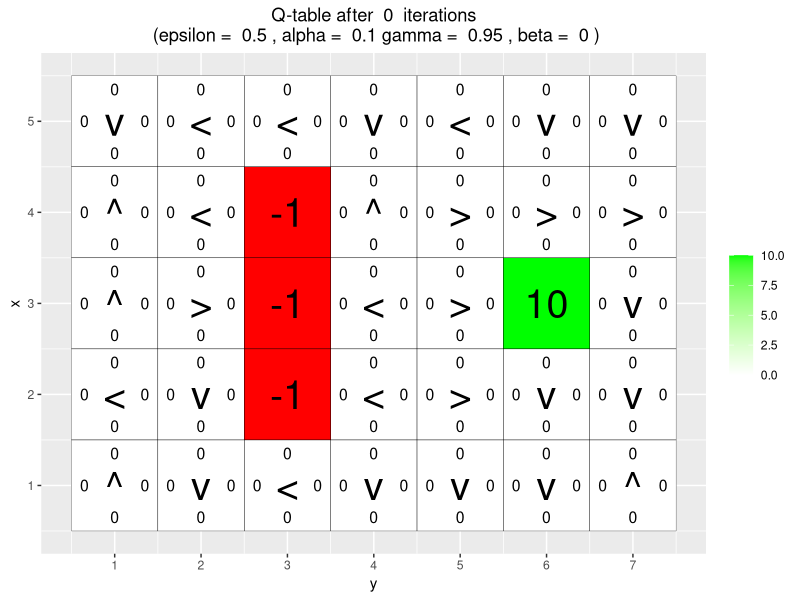
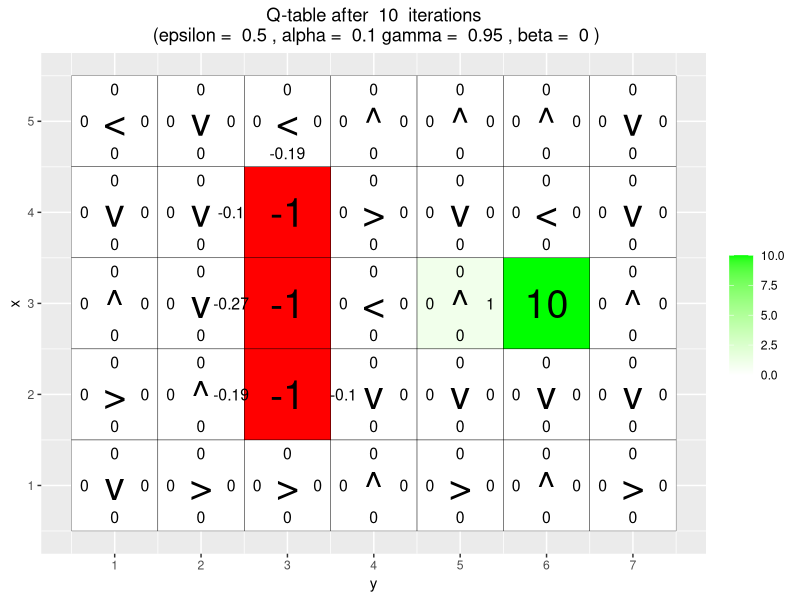
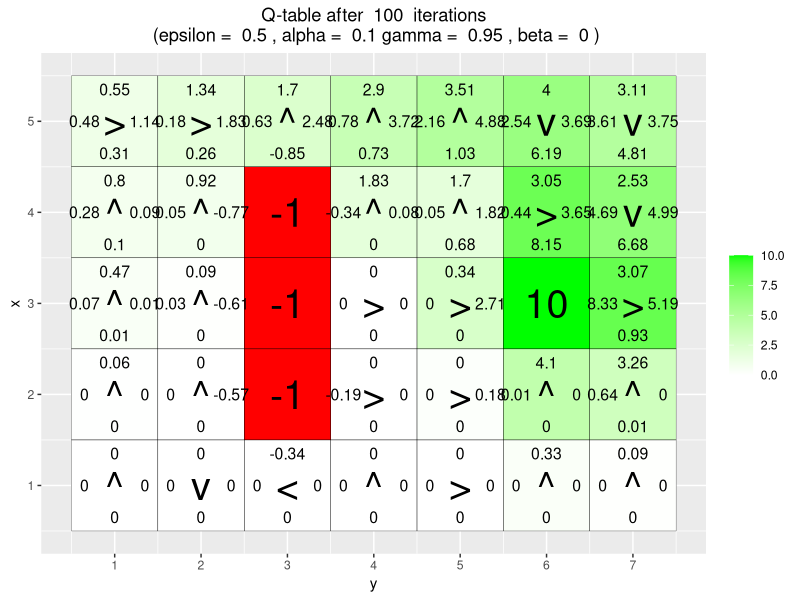
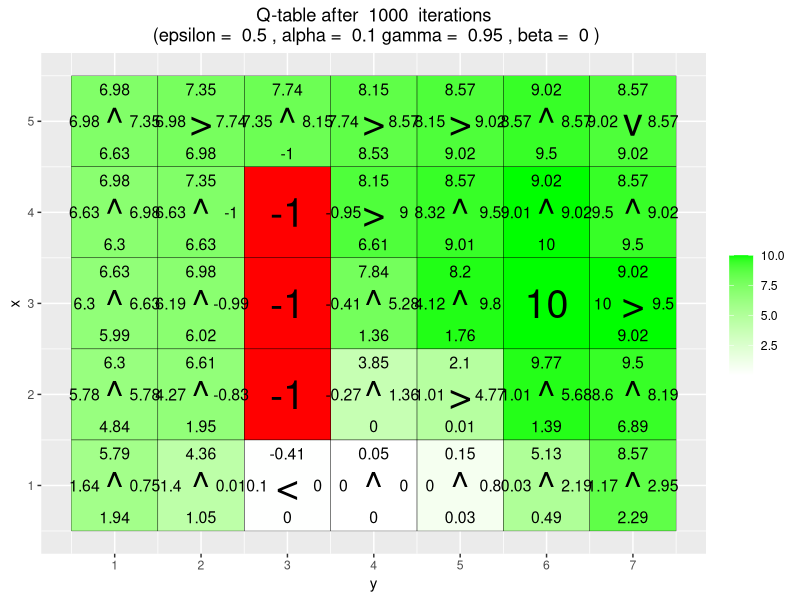
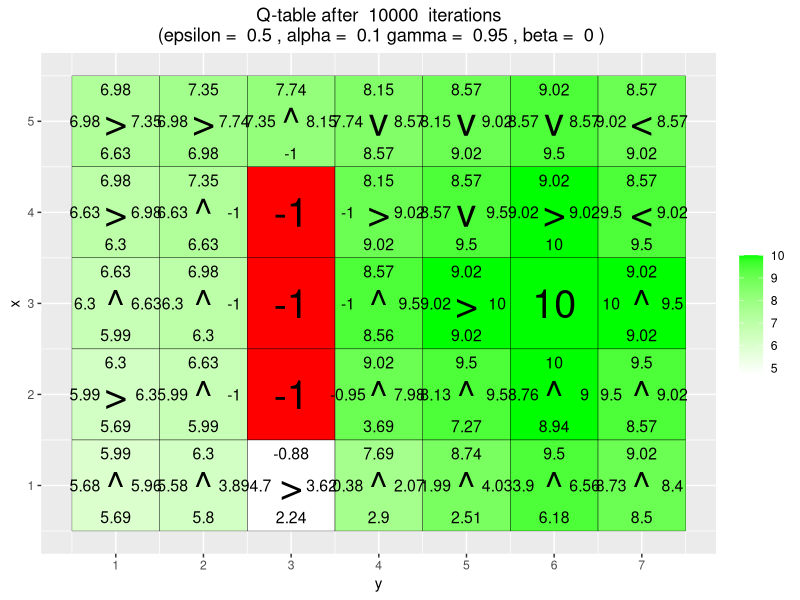
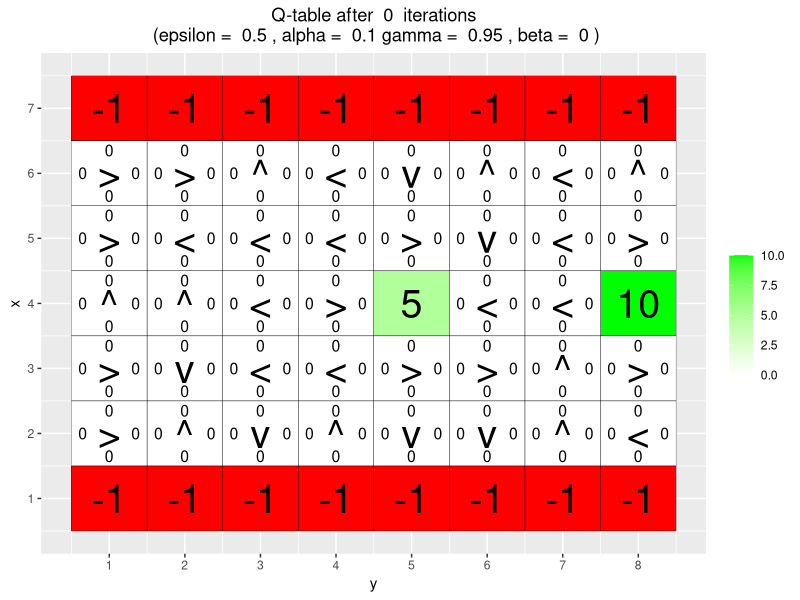
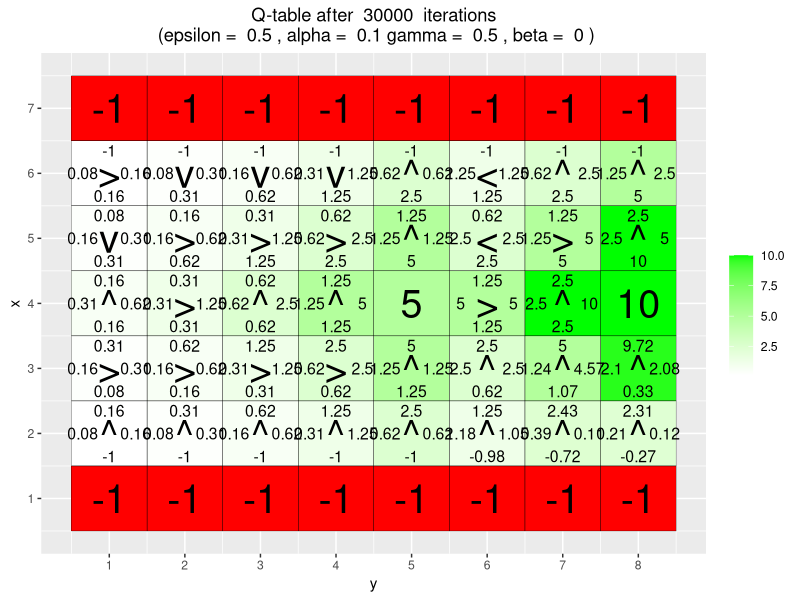
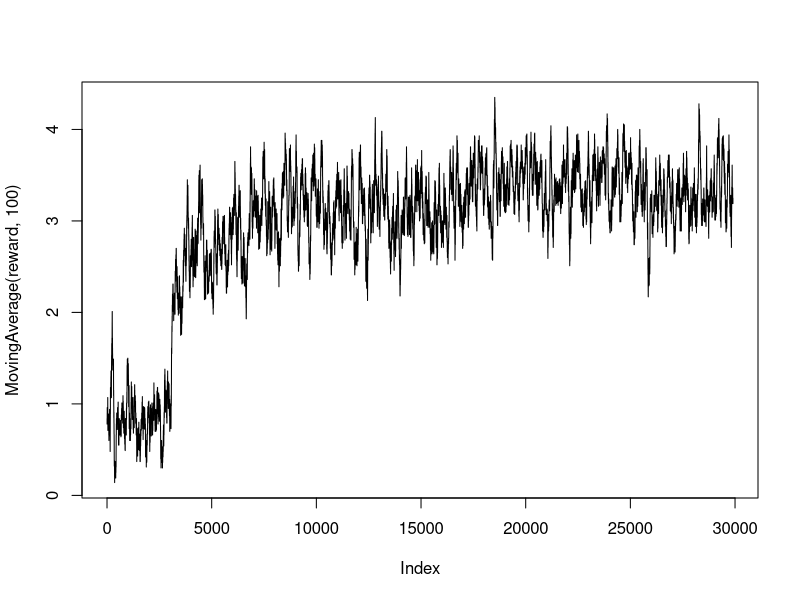

Recreate these plots in R, in order. (Note: a time limit stopped this script after it produced the figures.)
# By Jose M. Peña and Joel Oskarsson.
# For teaching purposes.
# jose.m.pena@liu.se.

#####################################################################################################
# Q-learning
#####################################################################################################
rm(list =ls())
# install.packages("ggplot2")
# install.packages("vctrs")
library(ggplot2)

arrows <- c("^", ">", "v", "<")
action_deltas <- list(c(1,0), # up
                      c(0,1), # right
                      c(-1,0), # down
                      c(0,-1)) # left

vis_environment <- function(iterations=0, epsilon = 0.5, alpha = 0.1, gamma = 0.95, beta = 0){
  
  # Visualize an environment with rewards. 
  # Q-values for all actions are displayed on the edges of each tile.
  # The (greedy) policy for each state is also displayed.
  # 
  # Args:
  #   iterations, epsilon, alpha, gamma, beta (optional): for the figure title.
  #   reward_map (global variable): a HxW array containing the reward given at each state.
  #   q_table (global variable): a HxWx4 array containing Q-values for each state-action pair.
  #   H, W (global variables): environment dimensions.
  
  df <- expand.grid(x=1:H,y=1:W)
  foo <- mapply(function(x,y) ifelse(reward_map[x,y] == 0,q_table[x,y,1],NA),df$x,df$y)
  df$val1 <- as.vector(round(foo, 2))
  foo <- mapply(function(x,y) ifelse(reward_map[x,y] == 0,q_table[x,y,2],NA),df$x,df$y)
  df$val2 <- as.vector(round(foo, 2))
  foo <- mapply(function(x,y) ifelse(reward_map[x,y] == 0,q_table[x,y,3],NA),df$x,df$y)
  df$val3 <- as.vector(round(foo, 2))
  foo <- mapply(function(x,y) ifelse(reward_map[x,y] == 0,q_table[x,y,4],NA),df$x,df$y)
  df$val4 <- as.vector(round(foo, 2))
  foo <- mapply(function(x,y) 
    ifelse(reward_map[x,y] == 0,arrows[GreedyPolicy(x,y)],reward_map[x,y]),df$x,df$y)
  df$val5 <- as.vector(foo)
  foo <- mapply(function(x,y) ifelse(reward_map[x,y] == 0,max(q_table[x,y,]),
                                     ifelse(reward_map[x,y]<0,NA,reward_map[x,y])),df$x,df$y)
  df$val6 <- as.vector(foo)
  
  print(ggplot(df,aes(x = y,y = x)) +
          scale_fill_gradient(low = "white", high = "green", na.value = "red", name = "") +
          geom_tile(aes(fill=val6)) +
          geom_text(aes(label = val1),size = 4,nudge_y = .35,na.rm = TRUE) +
          geom_text(aes(label = val2),size = 4,nudge_x = .35,na.rm = TRUE) +
          geom_text(aes(label = val3),size = 4,nudge_y = -.35,na.rm = TRUE) +
          geom_text(aes(label = val4),size = 4,nudge_x = -.35,na.rm = TRUE) +
          geom_text(aes(label = val5),size = 10) +
          geom_tile(fill = 'transparent', colour = 'black') + 
          ggtitle(paste("Q-table after ",iterations," iterations\n",
                        "(epsilon = ",epsilon,", alpha = ",alpha,"gamma = ",gamma,", beta = ",beta,")")) +
          theme(plot.title = element_text(hjust = 0.5)) +
          scale_x_continuous(breaks = c(1:W),labels = c(1:W)) +
          scale_y_continuous(breaks = c(1:H),labels = c(1:H)))
  
}

GreedyPolicy <- function(x, y){
  
  # Get a greedy action for state (x,y) from q_table.
  #
  # Args:
  #   x, y: state coordinates.
  #   q_table (global variable): a HxWx4 array containing Q-values for each state-action pair.
  # 
  # Returns:
  #   An action, i.e. integer in {1,2,3,4}.

  # Get the Q-values for all actions at state (x, y)
  q_values <- q_table[x, y, ]
  
  # Find the maximum Q-value
  max_q <- max(q_values)
  
  # Identify all actions that have the maximum Q-value
  max_actions <- which(q_values == max_q)
  
  #Another way
  #max_actions = which(q_table[x, y, ] == max(q_table[x, y, ]))
  
  # Randomly select one action among those with the maximum Q-value
  action <- sample(max_actions, 1)
  
  return(action)
}


EpsilonGreedyPolicy <- function(x, y, epsilon){
  
  # Get an epsilon-greedy action for state (x,y) from q_table.
  #
  # Args:
  #   x, y: state coordinates.
  #   epsilon: probability of acting randomly.
  # 
  # Returns:
  #   An action, i.e. integer in {1,2,3,4}.
  
  # Generate a random number between 0 and 1
  rand_num <- runif(1)
  
  if (rand_num < epsilon){
    # With probability epsilon, select a random action
    action <- sample(1:4, 1)
  } else {
    # With probability (1 - epsilon), use the greedy policy
    action <- GreedyPolicy(x, y)
  }
  return(action)
}

transition_model <- function(x, y, action, beta){
  
  # Computes the new state after given action is taken. The agent will follow the action 
  # with probability (1-beta) and slip to the right or left with probability beta/2 each.
  # 
  # Args:
  #   x, y: state coordinates.
  #   action: which action the agent takes (in {1,2,3,4}).
  #   beta: probability of the agent slipping to the side when trying to move.
  #   H, W (global variables): environment dimensions.
  # 
  # Returns:
  #   The new state after the action has been taken.
  
  delta <- sample(-1:1, size = 1, prob = c(0.5*beta,1-beta,0.5*beta))
  final_action <- ((action + delta + 3) %% 4) + 1
  foo <- c(x,y) + unlist(action_deltas[final_action])
  foo <- pmax(c(1,1),pmin(foo,c(H,W)))
  
  return (foo)
}

q_learning <- function(start_state, epsilon = 0.5, alpha = 0.1, gamma = 0.95, beta = 0){
  
  # Perform one episode of Q-learning. The agent should move around in the 
  # environment using the given transition model and update the Q-table.
  # The episode ends when the agent reaches a terminal state.
  # 
  # Args:
  #   start_state: array with two entries, describing the starting position of the agent.
  #   epsilon (optional): probability of acting randomly.
  #   alpha (optional): learning rate.
  #   gamma (optional): discount factor.
  #   beta (optional): slipping factor.
  #   reward_map (global variable): a HxW array containing the reward given at each state.
  #   q_table (global variable): a HxWx4 array containing Q-values for each state-action pair.
  # 
  # Returns:
  #   reward: reward received in the episode.
  #   correction: sum of the temporal difference correction terms over the episode.
  #   q_table (global variable): Recall that R passes arguments by value. So, q_table being
  #   a global variable can be modified with the superassigment operator <<-.
  
  # Your code here.
  # Initialize state
  x <- start_state[1]
  y <- start_state[2]
  
  # Initialize variables to track episode reward and TD corrections
  episode_reward <- 0
  episode_correction <- 0
  
  repeat{
    # Choose an action A using the epsilon-greedy policy
    action <- EpsilonGreedyPolicy(x, y, epsilon)
    
    # Observe the next state S' and reward R after taking action A
    next_state <- transition_model(x, y, action, beta)
    x_new <- next_state[1]
    y_new <- next_state[2]
    R <- reward_map[x_new, y_new]
    
    # Get current Q-value Q(S, A)
    Q_SA <- q_table[x, y, action]
    
    # Check if next state is terminal (reward != 0)
    if (R != 0){
      max_Q_Sprime_aprime <- 0
    } else {
      # Compute max Q(S', a') over all possible actions a'
      max_Q_Sprime_aprime <- max(q_table[x_new, y_new, ])
    }
    
    # Calculate the TD correction term
    TD_correction <- R + gamma * max_Q_Sprime_aprime - Q_SA
    
    # Update the cumulative TD correction
    episode_correction <- episode_correction + TD_correction
    
    # Update Q(S, A) in the q_table
    q_table[x, y, action] <<- Q_SA + alpha * TD_correction
    
    # Accumulate the reward
    episode_reward <- episode_reward + R
    
    # Move to the next state
    x <- x_new
    y <- y_new
    
    # Check if the episode has ended
    if (R != 0){
      # Episode ends when a terminal state is reached
      return (c(episode_reward, episode_correction))
    }
  }
}

#2.2 Questions
#1. What has the agent learned after the first 10 episodes?

#The Q-table values are mostly zeros, with slight updates in some states near the starting position (3,1).
# Policy Arrows: The greedy policy (arrows on the grid) point randomly due to insufficient learning.
# ϵ=0.5, the agent is exploring randomly half the time.

#2. Is the final greedy policy (after 10000 episodes) optimal for all states, i.e. not only
# for the initial state ? Why / Why not ?

# The agent has clearly learned to navigate towards the goal at position, 
# as seen by the arrows pointing rightwards and upwards towards this cell.
# The policy is optimal for the most states that the agent has visited often during the episodes, 
# however some areas are underexplored leading to suboptimal policies in those areas.
# An example for the states below the -1 penalty wall where it would be better to go below and not up again

# Mostly no, the learned values in the Q-table do not reflect the fact that there are multiple path that lead to the positive reward. 
# The agent clearly shows a strong preference for the upper path over the lower path
# This is likely due to the agent's early discovery of the upper path and subsequent exploitation of it. 
# To counteract this one could: 
# - increase exploration
# - Reducing the learning rate


#####################################################################################################
# Q-Learning Environments
#####################################################################################################

# Environment A (learning)

H <- 5
W <- 7

reward_map <- matrix(0, nrow = H, ncol = W)
reward_map[3,6] <- 10
reward_map[2:4,3] <- -1

q_table <- array(0,dim = c(H,W,4))

vis_environment()

for(i in 1:10000){
  foo <- q_learning(start_state = c(3,1))
  
  if(any(i==c(10,100,1000,10000)))
    vis_environment(i)
}

# Environment B (the effect of epsilon and gamma)
# 2.3 Your task is to investigate how the ε and γ parameters affect the learned policy by running
# My observations are:

# ε = 0.5
# γ = 0.5: no env plot? It chooses 5 often since the discount factor gamma is low meaning that it prioritizes future rewards less then current 
# γ = 0.75: Most often chooses 10 but sometimes 5
# γ = 0.95: results in that it learns to avoid 5 reward and go for 10 reward, the reward graph is also delayed and correction spikes up later

# With ε = 0.1 the agent doesn't explore as much rather exploits the found policy and therefore only finds upper paths around 5, doesn't learn to completely ignore 5
H <- 7
W <- 8

reward_map <- matrix(0, nrow = H, ncol = W)
reward_map[1,] <- -1
reward_map[7,] <- -1
reward_map[4,5] <- 5
reward_map[4,8] <- 10

q_table <- array(0,dim = c(H,W,4))

vis_environment()

MovingAverage <- function(x, n){
  
  cx <- c(0,cumsum(x))
  rsum <- (cx[(n+1):length(cx)] - cx[1:(length(cx) - n)]) / n
  
  return (rsum)
}

for(j in c(0.5,0.75,0.95)){
  q_table <- array(0,dim = c(H,W,4))
  reward <- NULL
  correction <- NULL
  
  for(i in 1:30000){
    # This is for epsilon = 0.5 standard
    foo <- q_learning(gamma = j, start_state = c(4,1))
    reward <- c(reward,foo[1])
    correction <- c(correction,foo[2])
  }
  
  vis_environment(i, gamma = j)
  plot(MovingAverage(reward,100),type = "l")
  plot(MovingAverage(correction,100),type = "l")
}

for(j in c(0.5,0.75,0.95)){
  q_table <- array(0,dim = c(H,W,4))
  reward <- NULL
  correction <- NULL
  
  for(i in 1:30000){
    # This is epsilon 0.1 
    foo <- q_learning(epsilon = 0.1, gamma = j, start_state = c(4,1))
    reward <- c(reward,foo[1])
    correction <- c(correction,foo[2])
  }
  
  vis_environment(i, epsilon = 0.1, gamma = j)
  plot(MovingAverage(reward,100),type = "l")
  plot(MovingAverage(correction,100),type = "l")
}

# Environment C (the effect of beta).
# 2.4  investigate how the β parameter affects the learned policy
# β = 0 - no slipping, learns a direct policy, avoids -1
# β = 0.2 - A bit uncertainty but mostly direct
# β = 0.4 - harder to avoid negative, more erradic
# β = 0.66 - highly inconsistent, learns to move further from -1

H <- 3
W <- 6

reward_map <- matrix(0, nrow = H, ncol = W)
reward_map[1,2:5] <- -1
reward_map[1,6] <- 10

q_table <- array(0,dim = c(H,W,4))

vis_environment()

for(j in c(0,0.2,0.4,0.66)){
  q_table <- array(0,dim = c(H,W,4))
  
  for(i in 1:10000)
    foo <- q_learning(gamma = 0.6, beta = j, start_state = c(1,1))
  
  vis_environment(i, gamma = 0.6, beta = j)
}


# 2.5 Questions??
# 2.6 
# - Has the agent learned a good policy? Why / Why not ?
# Yes, the agent has learned relatively good policy.
# The policy generalizes well during validation since the training goals were spread across the grid, allowing the agent to learn a flexible policy.

#Could you have used the Q-learning algorithm to solve this task?
# Yes, although REINFORCE is much more suitable. Q-learning could solve this task by incorporating the goal coordinates into the state representation. 
# However, Q-learning might struggle with generalizing as effectively as REINFORCE


# 2.7
# - Has the agent learned a good policy? Why / Why not ?
# No, the agent has not learned a fully generalized policy. 
# It has overfitted to the training where the goals were located in the top row, 

# - If the results obtained for environments D and E differ, explain why.
# The difference arises from the diversity of the training goals. In Environment D, 
# the training goals were spread across the grid, resulting in better generalization. In Environment E, the training goals were restricted to the top row, leading to overfitting and poor generalization to new goal positions during validation.
